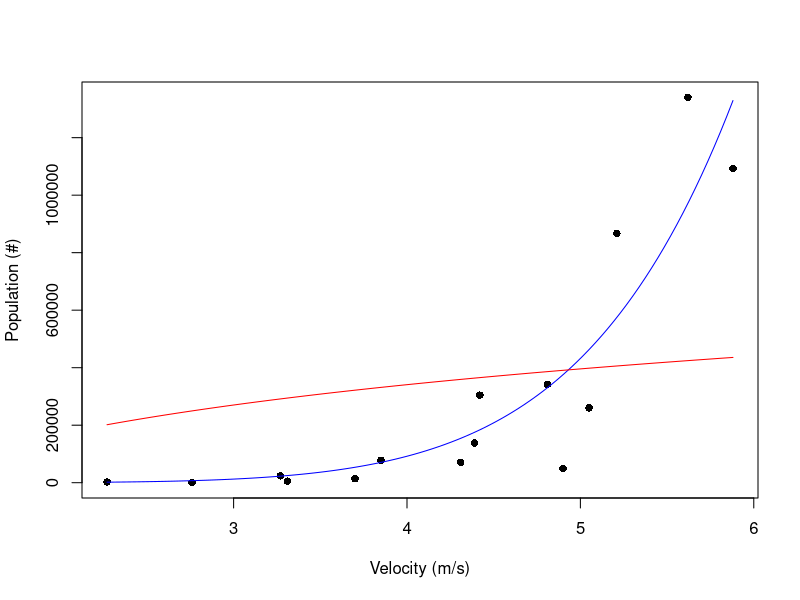

This figure's R source:
v <- c(2.27, 2.76, 3.27, 3.31, 3.7, 3.85, 4.31, 4.39, 4.42, 4.81, 4.9, 5.05, 5.21, 5.62, 5.88)
p <- c(2500, 365, 23700, 5491, 14000, 78200, 70700, 138000, 304500, 341948, 49375, 260200, 867023, 1340000, 1092759)

#Part A
plot(v, p, pch = 16, col = "black", xlab = "Velocity (m/s)", ylab = "Population (#)", add = TRUE)
myData <- data.frame(v, p)

#Part B
expFit <- nls(p~a*v^b, data = myData, start = list(a = 10000, b = 2))

bCoefList <- coef(expFit)
a <- bCoefList[1]
b <- bCoefList[2]
bCoefList[1]
curve(a*v^b, xname = "v", col = "blue", xlab = "Velocity (m/s)", ylab = "Population (#)", add = TRUE)

#Part C
lnFit <- nls(p~a*log(v), data = myData, start = list(a = 2))

cCoefList <- coef(lnFit)
a <- cCoefList[1]
curve(a*log(v), xname = "v", col = "red", xlab = "Velocity (m/s)", ylab = "Population (#)", add = TRUE)